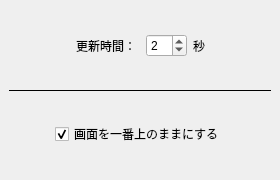
<?xml version="1.0" encoding="UTF-8"?>
<ui version="4.0">
 <class>enviromental_setting</class>
 <widget class="QMainWindow" name="enviromental_setting">
  <property name="geometry">
   <rect>
    <x>0</x>
    <y>0</y>
    <width>280</width>
    <height>180</height>
   </rect>
  </property>
  <property name="minimumSize">
   <size>
    <width>280</width>
    <height>180</height>
   </size>
  </property>
  <property name="maximumSize">
   <size>
    <width>280</width>
    <height>180</height>
   </size>
  </property>
  <property name="windowTitle">
   <string>MainWindow</string>
  </property>
  <property name="styleSheet">
   <string notr="true">font: 13pt &quot;Hiragino Sans&quot;;
color: &quot;#E7E8E8&quot;</string>
  </property>
  <widget class="QWidget" name="centralwidget">
   <property name="styleSheet">
    <string notr="true">background-color: &quot;#35383D&quot;</string>
   </property>
   <layout class="QVBoxLayout" name="verticalLayout_2">
    <item>
     <layout class="QVBoxLayout" name="verticalLayout">
      <item>
       <layout class="QHBoxLayout" name="horizontalLayout">
        <item>
         <spacer name="horizontalSpacer">
          <property name="orientation">
           <enum>Qt::Horizontal</enum>
          </property>
          <property name="sizeHint" stdset="0">
           <size>
            <width>40</width>
            <height>20</height>
           </size>
          </property>
         </spacer>
        </item>
        <item alignment="Qt::AlignHCenter|Qt::AlignVCenter">
         <widget class="QLabel" name="label">
          <property name="text">
           <string>更新時間： </string>
          </property>
         </widget>
        </item>
        <item alignment="Qt::AlignHCenter|Qt::AlignVCenter">
         <widget class="QSpinBox" name="spinBox">
          <property name="styleSheet">
           <string notr="true">background-color: &quot;#67696E&quot;</string>
          </property>
          <property name="value">
           <number>2</number>
          </property>
         </widget>
        </item>
        <item alignment="Qt::AlignHCenter|Qt::AlignVCenter">
         <widget class="QLabel" name="label_2">
          <property name="text">
           <string>秒</string>
          </property>
         </widget>
        </item>
        <item>
         <spacer name="horizontalSpacer_2">
          <property name="orientation">
           <enum>Qt::Horizontal</enum>
          </property>
          <property name="sizeHint" stdset="0">
           <size>
            <width>40</width>
            <height>20</height>
           </size>
          </property>
         </spacer>
        </item>
       </layout>
      </item>
     </layout>
    </item>
    <item>
     <widget class="Line" name="line">
      <property name="styleSheet">
       <string notr="true">color: &quot;#6B7379&quot;;
</string>
      </property>
      <property name="frameShadow">
       <enum>QFrame::Plain</enum>
      </property>
      <property name="lineWidth">
       <number>1</number>
      </property>
      <property name="midLineWidth">
       <number>0</number>
      </property>
      <property name="orientation">
       <enum>Qt::Horizontal</enum>
      </property>
     </widget>
    </item>
    <item>
     <layout class="QVBoxLayout" name="verticalLayout_4">
      <item alignment="Qt::AlignHCenter|Qt::AlignVCenter">
       <widget class="QCheckBox" name="checkBox">
        <property name="text">
         <string>画面を一番上のままにする</string>
        </property>
        <property name="checked">
         <bool>true</bool>
        </property>
       </widget>
      </item>
     </layout>
    </item>
   </layout>
  </widget>
  <widget class="QMenuBar" name="menubar">
   <property name="geometry">
    <rect>
     <x>0</x>
     <y>0</y>
     <width>280</width>
     <height>22</height>
    </rect>
   </property>
  </widget>
 </widget>
 <resources/>
 <connections/>
</ui>
